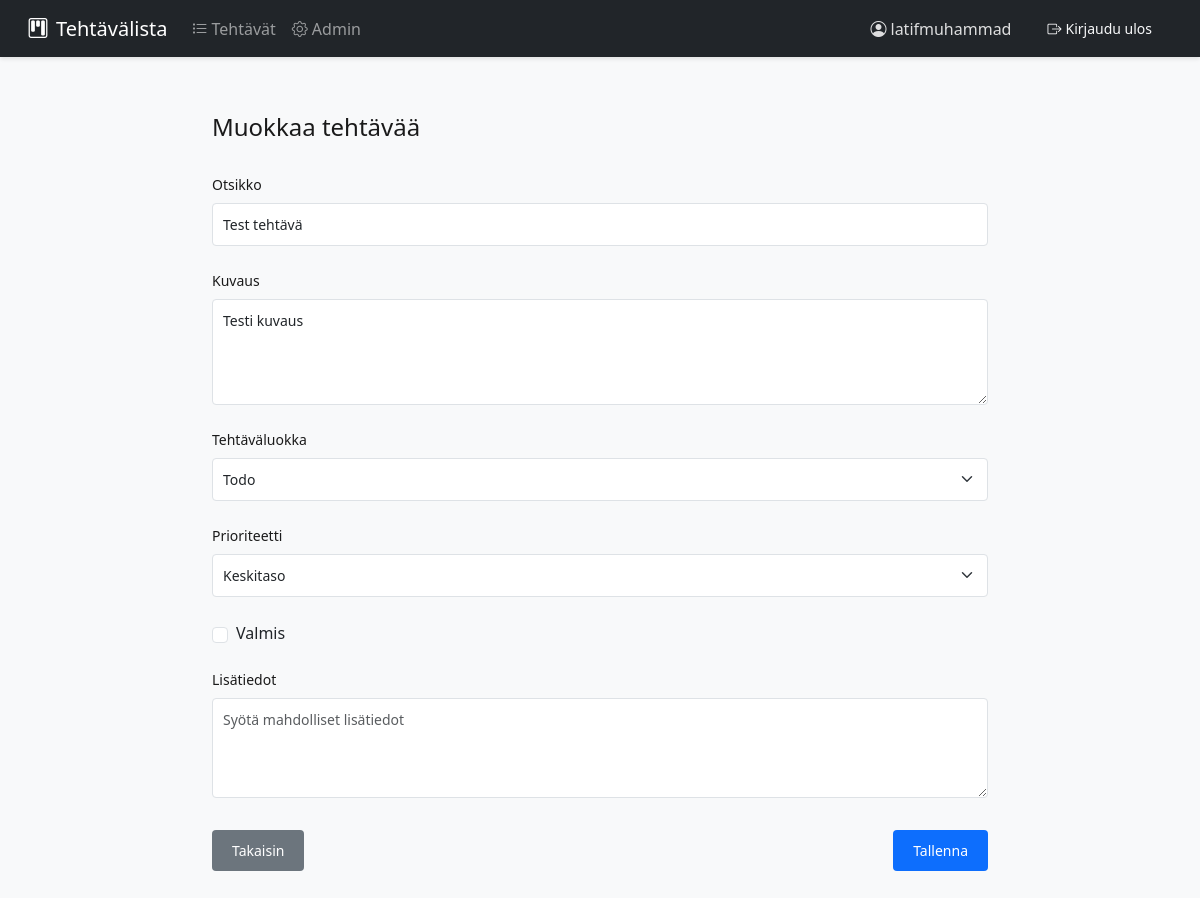
Page /tasks/1/edit/ (signed in) on the committed database.
### backlog/models.py (models this page shows, shortened)
class Task(models.Model):
    PRIORITY_CHOICES = [
        ('low', 'Low'),
        ('medium', 'Medium'),
        ('high', 'High')
    ]
    title = models.CharField(max_length=200)
    description = models.TextField(blank=True)
    created_at = models.DateTimeField(auto_now_add=True)
    completed = models.BooleanField(default=False)
    task_class = models.ForeignKey(TaskClass, on_delete=models.CASCADE, related_name='tasks')
    user = models.ForeignKey(User, on_delete=models.CASCADE)
    priority = models.CharField(max_length=10, choices=PRIORITY_CHOICES, default='medium')
    additional_info = models.TextField(blank=True)

### backlog/views.py (the view)
# urls.py: path("tasks/<int:task_id>/edit/", views.task_edit_model_form, name="task_edit_model_form"),
@login_required
def task_edit_model_form(request, task_id):
    if task_id == 0:
        task = None
    else:
        task = get_object_or_404(Task, id=task_id)
        if not (request.user.is_superuser or request.user.is_staff) and task.user != request.user:
            return HttpResponseForbidden("Et voi muokata tätä tehtävää.")
    if request.method == 'POST':
        form = TaskEditModelForm(request.POST, instance=task)
        if form.is_valid():
            new_task = form.save(commit=False)
            new_task.user = request.user  # Always assign the current user
            new_task.save()
            return redirect('task_list')
    else:
        form = TaskEditModelForm(instance=task)
    return render(request, 'backlog/task_edit_form.html', {
        'form': form,
        'task': task,
        'is_new': task_id == 0
    })

### backlog/forms.py
class TaskEditModelForm(forms.ModelForm):
    title = forms.CharField(
        label='Otsikko',
        widget=forms.TextInput(attrs={'placeholder': 'Syötä tehtävän otsikko'})
    )
    description = forms.CharField(
        label='Kuvaus',
        required=False,
        widget=forms.Textarea(attrs={
            'rows': 4,
            'placeholder': 'Syötä tehtävän kuvaus'
        })
    )
    task_class = forms.ModelChoiceField(
        label='Tehtävän tila',
        queryset=TaskClass.objects.all(),
        empty_label=None
    )
    priority = forms.ChoiceField(
        label='Prioriteetti',
        choices=[
            ('high', 'Korkea'),
            ('medium', 'Keskitaso'),
            ('low', 'Matala')
        ]
    )
    additional_info = forms.CharField(
        label='Lisätiedot',
        required=False,
        widget=forms.Textarea(attrs={
            'rows': 3,
            'placeholder': 'Syötä mahdolliset lisätiedot'
        })
    )
    completed = forms.BooleanField(
        label='Valmis',
        required=False
    )
    class Meta:
        model = Task
        fields = ['title', 'description', 'task_class', 'priority', 'completed', 'additional_info']

### backlog/models.py (called while the page is built)
    def __str__(self):
        return self.title

### backlog/templatetags/form_filters.py (called while the page is built)
@register.filter(name='addclass')
def addclass(field, css_class):
    return field.as_widget(attrs={'class': css_class})

### backlog/templates/backlog/task_edit_form.html (shortened to what this page needs)
{% extends 'base.html' %}
{% load static %}
{% load form_filters %}
{% block content %}
<div class="container">
    <div class="form-header">
        <h1>{% if is_new %}Uusi tehtävä{% else %}Muokkaa tehtävää{% endif %}</h1>
    </div>
    <form method="post">
        <div class="form-group">
            <label class="form-label" for="{{ form.title.id_for_label }}">Otsikko</label>
            {{ form.title|addclass:'form-control' }}
        </div>
        <div class="form-group">
            <label class="form-label" for="{{ form.description.id_for_label }}">Kuvaus</label>
            {{ form.description|addclass:'form-control' }}
        </div>
        <div class="form-group">
            <label class="form-label" for="{{ form.task_class.id_for_label }}">Tehtäväluokka</label>
            {{ form.task_class|addclass:'form-control' }}
        </div>
        <div class="form-group">
            <label class="form-label" for="{{ form.priority.id_for_label }}">Prioriteetti</label>
            {{ form.priority|addclass:'form-control' }}
        </div>
        <div class="form-group">
            <div class="form-check">
                {{ form.completed|addclass:'form-check-input' }}
                <label class="form-check-label" for="{{ form.completed.id_for_label }}">Valmis</label>
            </div>
        </div>
        <div class="form-group">
            <label class="form-label" for="{{ form.additional_info.id_for_label }}">Lisätiedot</label>
            {{ form.additional_info|addclass:'form-control' }}
        </div>
        <div class="form-buttons">
            <a href="{% url 'task_list' %}" class="btn btn-secondary">Takaisin</a>
            <button type="submit" class="btn btn-primary">{% if is_new %}Luo tehtävä{% else %}Tallenna{% endif %}</button>
        </div>
    </form>
</div>
{% endblock %}

### templates/base.html (shortened to what this page needs)
<!DOCTYPE html>
<html lang="fi">
<head>
    <link href="https://cdn.jsdelivr.net/npm/bootstrap@5.3.2/dist/css/bootstrap.min.css" rel="stylesheet">
    <link href="https://cdn.jsdelivr.net/npm/bootstrap-icons@1.11.3/font/bootstrap-icons.css" rel="stylesheet">
</head>
<body>
    <nav class="navbar navbar-expand-lg navbar-dark bg-dark">
        <div class="container-fluid">
            <a class="navbar-brand" href="{% url 'task_list' %}">
                <i class="bi bi-kanban me-2"></i>Tehtävälista
            </a>
            <div class="collapse navbar-collapse" id="navbarNav">
                <ul class="navbar-nav me-auto">
                    <li class="nav-item">
                        <a class="nav-link" href="{% url 'task_list' %}">
                            <i class="bi bi-list-task me-1"></i>Tehtävät
                        </a>
                    </li>
                    {% if request.user.is_superuser or request.user.is_staff %}
                    <li class="nav-item">
                        <a class="nav-link" href="{% url 'admin:index' %}">
                            <i class="bi bi-gear me-1"></i>Admin
                        </a>
                    </li>
                    {% endif %}
                </ul>
                <div class="d-flex align-items-center">
                    <span class="navbar-text me-3">
                        <i class="bi bi-person-circle me-1"></i>{{ user.username }}
                    </span>
                    <form class="d-flex" method="post" action="{% url 'logout' %}">
                        <button class="btn btn-outline-light btn-sm" type="submit">
                            <i class="bi bi-box-arrow-right me-1"></i>Kirjaudu ulos
                        </button>
                    </form>
                </div>
            </div>
        </div>
    </nav>
    <main class="py-4">
        {% block content %}
        {% endblock %}
    </main>
</body>
</html>

### templates/base.html (style rules this page uses)
body { min-height: 100vh; background-color: #f8f9fa; }
.navbar { padding: 0.5rem 1rem; box-shadow: 0 2px 4px rgba(0,0,0,0.1); }
.navbar-brand { font-size: 1.25rem; font-weight: 500; }
.nav-link { padding: 0.5rem 1rem; }
.navbar-text { color: rgba(255,255,255,0.85) !important; }
.btn-outline-light { border-width: 2px; }

### backlog/templates/backlog/task_edit_form.html (style rules this page uses)
.container { max-width: 800px; margin: 2rem auto; }
.form-header { margin-bottom: 2rem; }
.form-header h1 { font-size: 1.5rem; font-weight: 500; color: #1a1a1a; margin: 0; }
.form-group { margin-bottom: 1.5rem; }
.form-label { display: block; font-size: 0.875rem; font-weight: 500; color: #1a1a1a; margin-bottom: 0.5rem; }
.form-control { width: 100%; padding: 0.625rem; font-size: 0.875rem; border: 1px solid #dee2e6; border-radius: 4px; background-color: #fff; }
textarea.form-control { min-height: 100px; resize: vertical; }
.form-check { display: flex; align-items: center; margin-bottom: 1rem; }
.form-check-input { margin-right: 0.5rem; }
.form-buttons { display: flex; justify-content: space-between; margin-top: 2rem; }
.btn { padding: 0.625rem 1.25rem; font-size: 0.875rem; font-weight: 500; border-radius: 4px; border: none; cursor: pointer; }
.btn-primary { background-color: #0d6efd; color: white; }
.btn-secondary { background-color: #6c757d; color: white; }
select.form-control { appearance: none; background-repeat: no-repeat; background-position: right 0.75rem center; background-size: 16px 12px; padding-right: 2.5rem; }

### rows in the picture
Task: title "Test tehtävä", description "Testi kuvaus", task_class "Todo", priority "Keskitaso"

### other values in the picture
{{ user.username }} "latifmuhammad"
